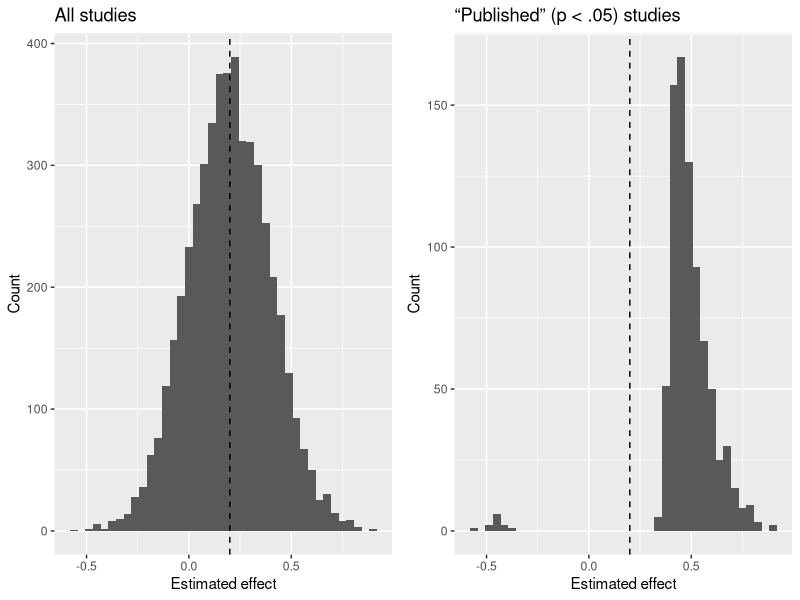

Here is the R script that generated this plot:
## ---- chunk 1
library(kableExtra)
options(knitr.kable.NA = '')
set.seed(1)
## ---- chunk 2
set.seed(1)
library(ggplot2)

# Simulate many "studies" estimating a small true effect
n_study   <- 50
true_d    <- 0.20
n_sims    <- 5000

sim <- replicate(n_sims, {
  x <- rnorm(n_study, mean = true_d, sd = 1)   # treatment
  y <- rnorm(n_study, mean = 0,       sd = 1)   # control
  t  <- t.test(x, y, var.equal = TRUE)
  est <- mean(x) - mean(y)
  c(est = est, p = t$p.value)
})
sim <- data.frame(t(sim))

all_est <- ggplot(sim, aes(est)) +
  geom_histogram(bins = 40) +
  geom_vline(xintercept = true_d, linetype = 2) +
  labs(title = "All studies", x = "Estimated effect", y = "Count")

pub_est <- ggplot(subset(sim, p < .05), aes(est)) +
  geom_histogram(bins = 40) +
  geom_vline(xintercept = true_d, linetype = 2) +
  labs(title = "“Published” (p < .05) studies", x = "Estimated effect", y = "Count")
ggpubr::ggarrange(all_est, pub_est)
